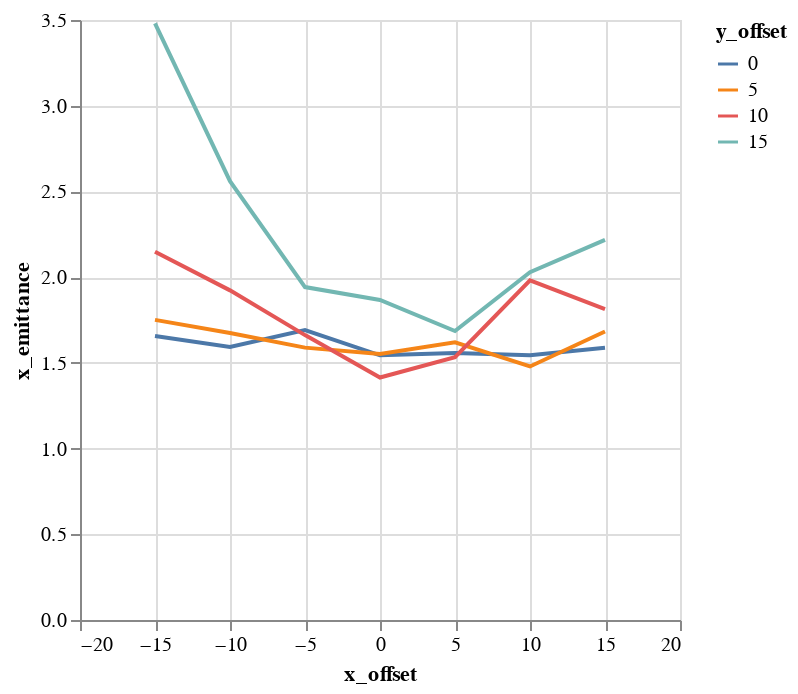

This figure's notebook cell:
### Markdown cell above
## Plots

### Code cell
alt.Chart(emit_df).mark_line().encode(
    color='y_offset:N',
    x='x_offset',
    y='x_emittance',
)

### Figure 1 — Vega-Lite specification as saved in the notebook (floating-point values rounded to 4 significant figures)
{"$schema": "https://vega.github.io/schema/vega-lite/v1.2.1.json", "data": {"values": [{"losses": 0, "relbeta": 0.002308, "sourceID": 16777222, "sourceName": "x_-15_y_0", "x_emittance": 1.657, "x_emittance_rel": 1.022, "x_norm_emittance": 0.003825, "x_offset": -15, "y_emittance": 1.599, "y_emittance_rel": 1.017, "y_norm_emittance": 0.003692, "y_offset": 0}, {"losses": 0, "relbeta": 0.002308, "sourceID": 16777229, "sourceName": "x_-15_y_5", "x_emittance": 1.751, "x_emittance_rel": 1.099, "x_norm_emittance": 0.004041, "x_offset": -15, "y_emittance": 1.671, "y_emittance_rel": 1.049, "y_norm_emittance": 0.003857, "y_offset": 5}, {"losses": 0, "relbeta": 0.002308, "sourceID": 16777236, "sourceName": "x_-15_y_10", "x_emittance": 2.148, "x_emittance_rel": 1.329, "x_norm_emittance": 0.004959, "x_offset": -15, "y_emittance": 2.11, "y_emittance_rel": 1.322, "y_norm_emittance": 0.004871, "y_offset": 10}, {"losses": 0, "relbeta": 0.002308, "sourceID": 16777243, "sourceName": "x_-15_y_15", "x_emittance": 3.48, "x_emittance_rel": 2.082, "x_norm_emittance": 0.008034, "x_offset": -15, "y_emittance": 3.305, "y_emittance_rel": 1.989, "y_norm_emittance": 0.007629, "y_offset": 15}, {"losses": 0, "relbeta": 0.002308, "sourceID": 16777220, "sourceName": "x_-10_y_0", "x_emittance": 1.592, "x_emittance_rel": 1.0, "x_norm_emittance": 0.003675, "x_offset": -10, "y_emittance": 1.59, "y_emittance_rel": 1.024, "y_norm_emittance": 0.00367, "y_offset": 0}, {"losses": 0, "relbeta": 0.002308, "sourceID": 16777227, "sourceName": "x_-10_y_5", "x_emittance": 1.674, "x_emittance_rel": 1.038, "x_norm_emittance": 0.003864, "x_offset": -10, "y_emittance": 1.668, "y_emittance_rel": 1.055, "y_norm_emittance": 0.003849, "y_offset": 5}, {"losses": 0, "relbeta": 0.002308, "sourceID": 16777234, "sourceName": "x_-10_y_10", "x_emittance": 1.923, "x_emittance_rel": 1.293, "x_norm_emittance": 0.004439, "x_offset": -10, "y_emittance": 2.073, "y_emittance_rel": 1.245, "y_norm_emittance": 0.004785, "y_offset": 10}, {"losses": 0, "relbeta": 0.002308, "sourceID": 16777241, "sourceName": "x_-10_y_15", "x_emittance": 2.56, "x_emittance_rel": 1.765, "x_norm_emittance": 0.005909, "x_offset": -10, "y_emittance": 2.867, "y_emittance_rel": 1.755, "y_norm_emittance": 0.006619, "y_offset": 15}, {"losses": 0, "relbeta": 0.002308, "sourceID": 16777218, "sourceName": "x_-5_y_0", "x_emittance": 1.692, "x_emittance_rel": 1.009, "x_norm_emittance": 0.003905, "x_offset": -5, "y_emittance": 1.736, "y_emittance_rel": 1.011, "y_norm_emittance": 0.004007, "y_offset": 0}, {"losses": 0, "relbeta": 0.002308, "sourceID": 16777225, "sourceName": "x_-5_y_5", "x_emittance": 1.589, "x_emittance_rel": 1.043, "x_norm_emittance": 0.003668, "x_offset": -5, "y_emittance": 1.693, "y_emittance_rel": 1.041, "y_norm_emittance": 0.003908, "y_offset": 5}, {"losses": 0, "relbeta": 0.002308, "sourceID": 16777232, "sourceName": "x_-5_y_10", "x_emittance": 1.662, "x_emittance_rel": 1.1, "x_norm_emittance": 0.003836, "x_offset": -5, "y_emittance": 1.697, "y_emittance_rel": 1.098, "y_norm_emittance": 0.003917, "y_offset": 10}, {"losses": 0, "relbeta": 0.002308, "sourceID": 16777239, "sourceName": "x_-5_y_15", "x_emittance": 1.942, "x_emittance_rel": 1.148, "x_norm_emittance": 0.004483, "x_offset": -5, "y_emittance": 1.714, "y_emittance_rel": 1.139, "y_norm_emittance": 0.003957, "y_offset": 15}, {"losses": 0, "relbeta": 0.002308, "sourceID": 16777216, "sourceName": "x_0_y_0", "x_emittance": 1.544, "x_emittance_rel": 1.003, "x_norm_emittance": 0.003564, "x_offset": 0, "y_emittance": 1.538, "y_emittance_rel": 1.001, "y_norm_emittance": 0.00355, "y_offset": 0}, {"losses": 0, "relbeta": 0.002308, "sourceID": 16777223, "sourceName": "x_0_y_5", "x_emittance": 1.552, "x_emittance_rel": 1.007, "x_norm_emittance": 0.003583, "x_offset": 0, "y_emittance": 1.559, "y_emittance_rel": 1.016, "y_norm_emittance": 0.003599, "y_offset": 5}, {"losses": 0, "relbeta": 0.002308, "sourceID": 16777230, "sourceName": "x_0_y_10", "x_emittance": 1.414, "x_emittance_rel": 1.008, "x_norm_emittance": 0.003265, "x_offset": 0, "y_emittance": 1.497, "y_emittance_rel": 1.015, "y_norm_emittance": 0.003457, "y_offset": 10}, {"losses": 0, "relbeta": 0.002308, "sourceID": 16777237, "sourceName": "x_0_y_15", "x_emittance": 1.867, "x_emittance_rel": 1.056, "x_norm_emittance": 0.00431, "x_offset": 0, "y_emittance": 1.731, "y_emittance_rel": 1.073, "y_norm_emittance": 0.003995, "y_offset": 15}, {"losses": 0, "relbeta": 0.002309, "sourceID": 16777217, "sourceName": "x_5_y_0", "x_emittance": 1.557, "x_emittance_rel": 1.005, "x_norm_emittance": 0.003595, "x_offset": 5, "y_emittance": 1.682, "y_emittance_rel": 1.005, "y_norm_emittance": 0.003883, "y_offset": 0}, {"losses": 0, "relbeta": 0.002309, "sourceID": 16777224, "sourceName": "x_5_y_5", "x_emittance": 1.619, "x_emittance_rel": 1.011, "x_norm_emittance": 0.003739, "x_offset": 5, "y_emittance": 1.492, "y_emittance_rel": 1.012, "y_norm_emittance": 0.003444, "y_offset": 5}, {"losses": 0, "relbeta": 0.002309, "sourceID": 16777231, "sourceName": "x_5_y_10", "x_emittance": 1.533, "x_emittance_rel": 1.048, "x_norm_emittance": 0.003539, "x_offset": 5, "y_emittance": 1.638, "y_emittance_rel": 1.028, "y_norm_emittance": 0.003781, "y_offset": 10}, {"losses": 0, "relbeta": 0.002309, "sourceID": 16777238, "sourceName": "x_5_y_15", "x_emittance": 1.686, "x_emittance_rel": 1.055, "x_norm_emittance": 0.003892, "x_offset": 5, "y_emittance": 1.709, "y_emittance_rel": 1.086, "y_norm_emittance": 0.003946, "y_offset": 15}, {"losses": 0, "relbeta": 0.002309, "sourceID": 16777219, "sourceName": "x_10_y_0", "x_emittance": 1.545, "x_emittance_rel": 1.017, "x_norm_emittance": 0.003567, "x_offset": 10, "y_emittance": 1.611, "y_emittance_rel": 1.007, "y_norm_emittance": 0.003719, "y_offset": 0}, {"losses": 0, "relbeta": 0.002309, "sourceID": 16777226, "sourceName": "x_10_y_5", "x_emittance": 1.479, "x_emittance_rel": 1.022, "x_norm_emittance": 0.003414, "x_offset": 10, "y_emittance": 1.507, "y_emittance_rel": 1.001, "y_norm_emittance": 0.00348, "y_offset": 5}, {"losses": 0, "relbeta": 0.002309, "sourceID": 16777233, "sourceName": "x_10_y_10", "x_emittance": 1.982, "x_emittance_rel": 1.137, "x_norm_emittance": 0.004575, "x_offset": 10, "y_emittance": 1.762, "y_emittance_rel": 1.093, "y_norm_emittance": 0.004068, "y_offset": 10}, {"losses": 0, "relbeta": 0.002309, "sourceID": 16777240, "sourceName": "x_10_y_15", "x_emittance": 2.029, "x_emittance_rel": 1.29, "x_norm_emittance": 0.004685, "x_offset": 10, "y_emittance": 1.997, "y_emittance_rel": 1.322, "y_norm_emittance": 0.004611, "y_offset": 15}, {"losses": 0, "relbeta": 0.002309, "sourceID": 16777221, "sourceName": "x_15_y_0", "x_emittance": 1.588, "x_emittance_rel": 1.059, "x_norm_emittance": 0.003665, "x_offset": 15, "y_emittance": 1.595, "y_emittance_rel": 1.011, "y_norm_emittance": 0.003683, "y_offset": 0}, {"losses": 0, "relbeta": 0.002309, "sourceID": 16777228, "sourceName": "x_15_y_5", "x_emittance": 1.683, "x_emittance_rel": 1.07, "x_norm_emittance": 0.003884, "x_offset": 15, "y_emittance": 1.53, "y_emittance_rel": 1.03, "y_norm_emittance": 0.003531, "y_offset": 5}, {"losses": 0, "relbeta": 0.002309, "sourceID": 16777235, "sourceName": "x_15_y_10", "x_emittance": 1.813, "x_emittance_rel": 1.117, "x_norm_emittance": 0.004186, "x_offset": 15, "y_emittance": 1.814, "y_emittance_rel": 1.122, "y_norm_emittance": 0.004187, "y_offset": 10}, {"losses": 0, "relbeta": 0.002309, "sourceID": 16777242, "sourceName": "x_15_y_15", "x_emittance": 2.218, "x_emittance_rel": 1.464, "x_norm_emittance": 0.00512, "x_offset": 15, "y_emittance": 2.375, "y_emittance_rel": 1.496, "y_norm_emittance": 0.005483, "y_offset": 15}]}, "encoding": {"color": {"field": "y_offset", "type": "nominal"}, "x": {"field": "x_offset", "type": "quantitative"}, "y": {"field": "x_emittance", "type": "quantitative"}}, "mark": "line"}
